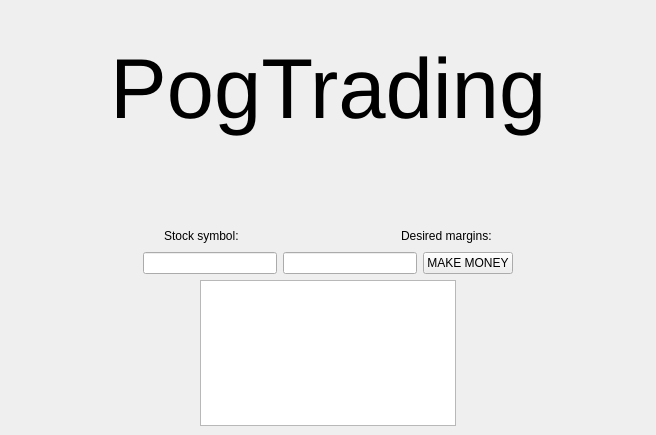
<?xml version="1.0" encoding="UTF-8"?>
<ui version="4.0">
 <class>MainWindow</class>
 <widget class="QMainWindow" name="MainWindow">
  <property name="geometry">
   <rect>
    <x>0</x>
    <y>0</y>
    <width>656</width>
    <height>435</height>
   </rect>
  </property>
  <property name="windowTitle">
   <string>MainWindow</string>
  </property>
  <widget class="QWidget" name="centralwidget">
   <layout class="QGridLayout" name="gridLayout">
    <item row="0" column="0">
     <layout class="QVBoxLayout" name="verticalLayout_3">
      <item>
       <layout class="QVBoxLayout" name="verticalLayout_2">
        <item>
         <layout class="QVBoxLayout" name="verticalLayout">
          <item>
           <spacer name="verticalSpacer_2">
            <property name="orientation">
             <enum>Qt::Vertical</enum>
            </property>
            <property name="sizeHint" stdset="0">
             <size>
              <width>20</width>
              <height>40</height>
             </size>
            </property>
           </spacer>
          </item>
          <item>
           <layout class="QHBoxLayout" name="horizontalLayout_4">
            <item>
             <spacer name="horizontalSpacer_10">
              <property name="orientation">
               <enum>Qt::Horizontal</enum>
              </property>
              <property name="sizeHint" stdset="0">
               <size>
                <width>40</width>
                <height>20</height>
               </size>
              </property>
             </spacer>
            </item>
            <item>
             <widget class="QLabel" name="label_3">
              <property name="text">
               <string>&lt;html&gt;&lt;head/&gt;&lt;body&gt;&lt;p&gt;&lt;span style=&quot; font-size:64pt;&quot;&gt;PogTrading&lt;/span&gt;&lt;/p&gt;&lt;/body&gt;&lt;/html&gt;</string>
              </property>
             </widget>
            </item>
            <item>
             <spacer name="horizontalSpacer_11">
              <property name="orientation">
               <enum>Qt::Horizontal</enum>
              </property>
              <property name="sizeHint" stdset="0">
               <size>
                <width>40</width>
                <height>20</height>
               </size>
              </property>
             </spacer>
            </item>
           </layout>
          </item>
          <item>
           <spacer name="verticalSpacer">
            <property name="orientation">
             <enum>Qt::Vertical</enum>
            </property>
            <property name="sizeHint" stdset="0">
             <size>
              <width>20</width>
              <height>40</height>
             </size>
            </property>
           </spacer>
          </item>
         </layout>
        </item>
        <item>
         <spacer name="verticalSpacer_3">
          <property name="orientation">
           <enum>Qt::Vertical</enum>
          </property>
          <property name="sizeHint" stdset="0">
           <size>
            <width>20</width>
            <height>40</height>
           </size>
          </property>
         </spacer>
        </item>
        <item>
         <spacer name="verticalSpacer_4">
          <property name="orientation">
           <enum>Qt::Vertical</enum>
          </property>
          <property name="sizeHint" stdset="0">
           <size>
            <width>20</width>
            <height>40</height>
           </size>
          </property>
         </spacer>
        </item>
        <item>
         <layout class="QHBoxLayout" name="horizontalLayout">
          <item>
           <spacer name="horizontalSpacer">
            <property name="orientation">
             <enum>Qt::Horizontal</enum>
            </property>
            <property name="sizeHint" stdset="0">
             <size>
              <width>40</width>
              <height>20</height>
             </size>
            </property>
           </spacer>
          </item>
          <item>
           <widget class="QLabel" name="label">
            <property name="text">
             <string>Stock symbol:</string>
            </property>
           </widget>
          </item>
          <item>
           <spacer name="horizontalSpacer_2">
            <property name="orientation">
             <enum>Qt::Horizontal</enum>
            </property>
            <property name="sizeHint" stdset="0">
             <size>
              <width>10</width>
              <height>20</height>
             </size>
            </property>
           </spacer>
          </item>
          <item>
           <widget class="QLabel" name="label_2">
            <property name="text">
             <string>Desired margins:</string>
            </property>
           </widget>
          </item>
          <item>
           <spacer name="horizontalSpacer_3">
            <property name="orientation">
             <enum>Qt::Horizontal</enum>
            </property>
            <property name="sizeHint" stdset="0">
             <size>
              <width>40</width>
              <height>20</height>
             </size>
            </property>
           </spacer>
          </item>
         </layout>
        </item>
        <item>
         <layout class="QHBoxLayout" name="horizontalLayout_2">
          <item>
           <spacer name="horizontalSpacer_4">
            <property name="orientation">
             <enum>Qt::Horizontal</enum>
            </property>
            <property name="sizeHint" stdset="0">
             <size>
              <width>40</width>
              <height>20</height>
             </size>
            </property>
           </spacer>
          </item>
          <item>
           <widget class="QLineEdit" name="stockSymbol"/>
          </item>
          <item>
           <widget class="QLineEdit" name="desiredMargins"/>
          </item>
          <item>
           <widget class="QPushButton" name="MakeMoneyButton">
            <property name="text">
             <string>MAKE MONEY</string>
            </property>
           </widget>
          </item>
          <item>
           <spacer name="horizontalSpacer_6">
            <property name="orientation">
             <enum>Qt::Horizontal</enum>
            </property>
            <property name="sizeHint" stdset="0">
             <size>
              <width>40</width>
              <height>20</height>
             </size>
            </property>
           </spacer>
          </item>
         </layout>
        </item>
       </layout>
      </item>
      <item>
       <spacer name="verticalSpacer_5">
        <property name="orientation">
         <enum>Qt::Vertical</enum>
        </property>
        <property name="sizeHint" stdset="0">
         <size>
          <width>20</width>
          <height>40</height>
         </size>
        </property>
       </spacer>
      </item>
      <item>
       <layout class="QHBoxLayout" name="horizontalLayout_3">
        <item>
         <spacer name="horizontalSpacer_8">
          <property name="orientation">
           <enum>Qt::Horizontal</enum>
          </property>
          <property name="sizeHint" stdset="0">
           <size>
            <width>40</width>
            <height>20</height>
           </size>
          </property>
         </spacer>
        </item>
        <item>
         <widget class="QTextBrowser" name="OutputText"/>
        </item>
        <item>
         <spacer name="horizontalSpacer_9">
          <property name="orientation">
           <enum>Qt::Horizontal</enum>
          </property>
          <property name="sizeHint" stdset="0">
           <size>
            <width>40</width>
            <height>20</height>
           </size>
          </property>
         </spacer>
        </item>
       </layout>
      </item>
     </layout>
    </item>
   </layout>
  </widget>
 </widget>
 <resources/>
 <connections/>
</ui>
